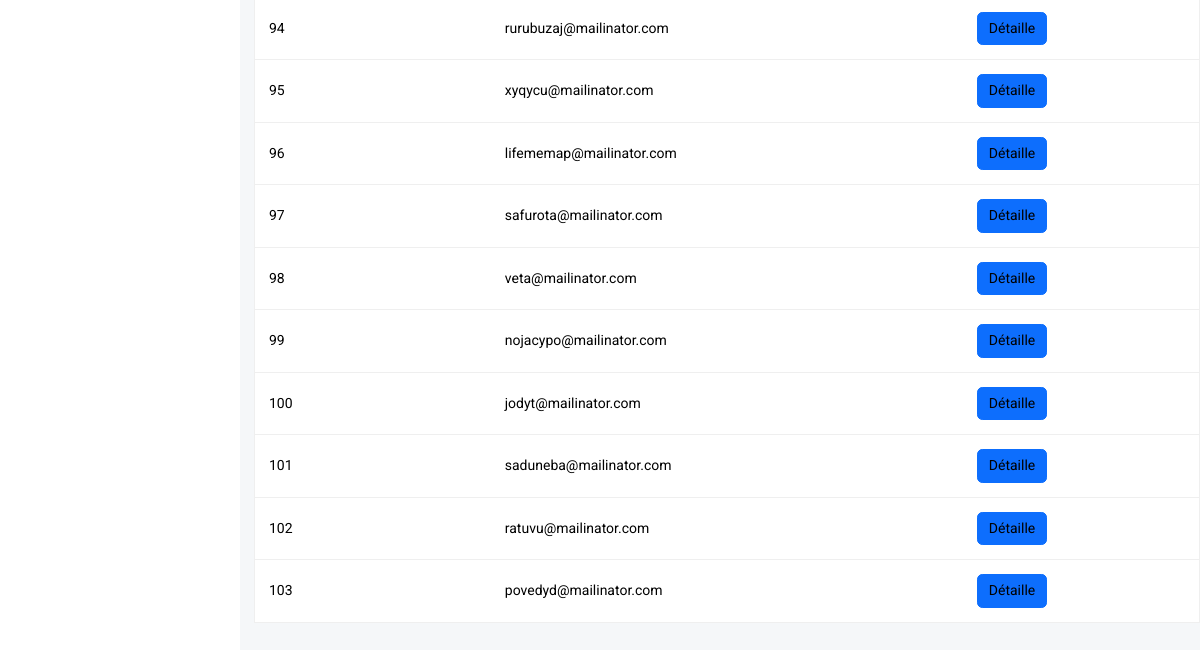
Before: /Resirvation.php (signed in, lower part) with the older database file.
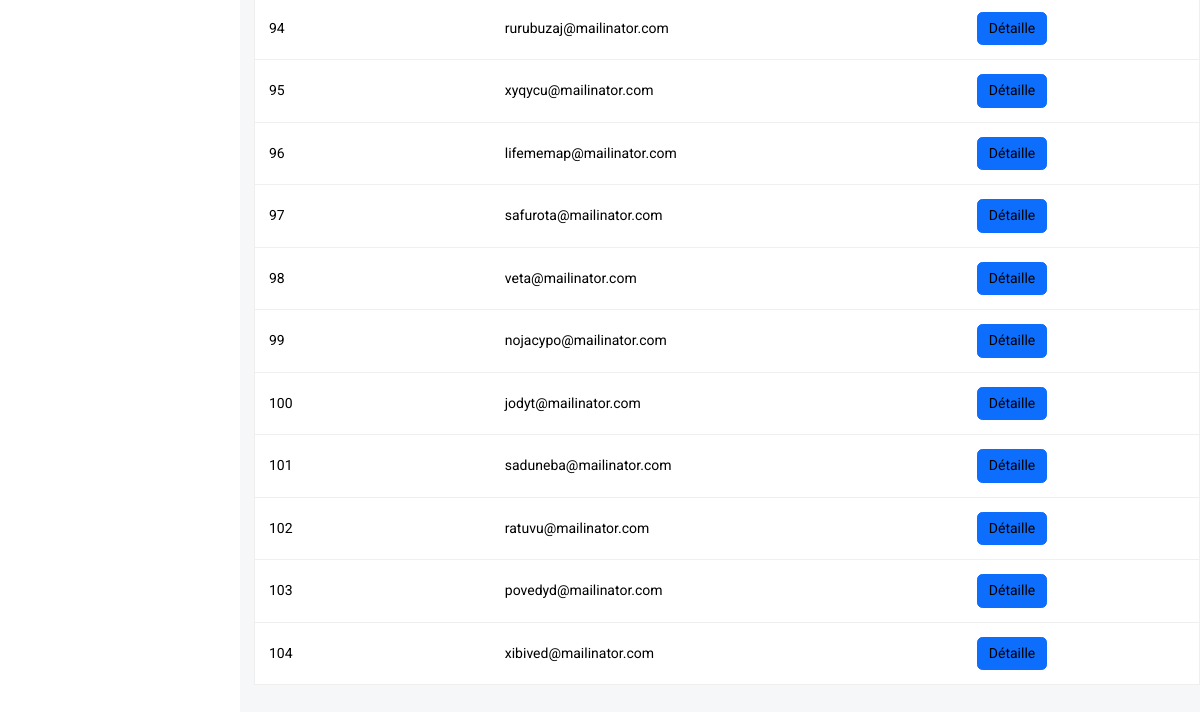
After: the same page with the newer database file.
### tables this page shows
CREATE TABLE `reservation` (
  `Reservation_id` int(11) NOT NULL,
  `R_Fname` varchar(30) NOT NULL,
  `R_Lname` varchar(30) NOT NULL,
  `R_email` varchar(100) NOT NULL,
  `R_adresse` varchar(250) NOT NULL,
  `R_country` varchar(30) NOT NULL,
  `R_city` varchar(30) NOT NULL,
  `R_Zipcode` varchar(20) NOT NULL,
  `Ticket_id` int(11) NOT NULL,
  `User_id` int(11) NOT NULL
);

### Resirvation.php (the view, shortened to what this page needs)
<!DOCTYPE html>
<html lang="en" class="h-100">
	<head>
		<link href='vendor/unicons-2.0.1/css/unicons.css' rel='stylesheet'>
		<link href="css/style.css" rel="stylesheet">
		<link href="css/vertical-responsive-menu.min.css" rel="stylesheet">
		<link href="css/datepicker.min.css" rel="stylesheet">
		<link href="css/responsive.css" rel="stylesheet">
		<link href="css/night-mode.css" rel="stylesheet">
		<link href="vendor/fontawesome-free/css/all.min.css" rel="stylesheet">
		<link href="vendor/OwlCarousel/assets/owl.carousel.css" rel="stylesheet">
		<link href="vendor/OwlCarousel/assets/owl.theme.default.min.css" rel="stylesheet">
		<link href="vendor/bootstrap/css/bootstrap.min.css" rel="stylesheet">
		<link href="vendor/bootstrap-select/dist/css/bootstrap-select.min.css" rel="stylesheet">
	</head>
    <body class="d-flex flex-column h-100">
	<?php include 'include/VerticaleNav.php' ?>
<div class="wrapper wrapper-body">
	<div class="tab-content">
		<div class="tab-pane fade active show" id="overview-tab" role="tabpanel">
			<div class="table-card mt-4">
				<div class="main-table">
					<div class="table-responsive">
						<table class="table">
							<tbody>
							<?php
							if(isset($_POST['bbb'])){
								require_once "connect/DataBase.php";
								$hh = $_POST['crs'];
								$Reservations= $connection->query("SELECT * FROM reservation WHERE Reservation_id like '%$hh%' or R_Fname like '%$hh%' or R_Lname like '%$hh%' or R_adresse like '%$hh%' or R_country like '%$hh%' or R_city like '%$hh%' or R_Zipcode like '%$hh%' or Ticket_id like '%$hh%'")->fetchAll(PDO::FETCH_ASSOC);
								foreach($Reservations as $Reservation){
							?>
							<tr>
									<td><?php echo $Reservation['Reservation_id']?></td>
									<td><?php echo $Reservation['R_email']?></td>
									<td><span class="action-btn btn btn-primary"><a href="reservation_detaille.php?id=<?php echo $Reservation['Reservation_id']?>" >Détaille</a></span></td>
									<td><span class="action-btn "><a href="delete_Reservation.php?id=<?php echo $Reservation['Reservation_id']?>" onclick= "return confirm( 'Voulez vous vraiment supprimer le admin <?php echo $Reservation['R_email']?>' );" ><i class="fa-solid fa-trash-can " style="color: red;"></i></a>
									<td><span class="action-btn"><a href="reservation_update.php?id=<?php echo $Reservation['Reservation_id']?>"><i class="fa-solid fa-pen-to-square" style="color: blue;"></i></a></span></td></td>
								</tr>
								<?php
																		}
																	?>
<?php
							}else{
							?>
							<?php
								require_once "connect/DataBase.php";
						$Reservations= $connection->query('SELECT * FROM `reservation`')->fetchAll(PDO::FETCH_ASSOC);
						foreach($Reservations as $Reservation){
																	?>
								<tr>
									<td><?php echo $Reservation['Reservation_id']?></td>
									<td><?php echo $Reservation['R_email']?></td>
									<td><span class="action-btn btn btn-primary"><a href="reservation_detaille.php?id=<?php echo $Reservation['Reservation_id']?>" >Détaille</a></span></td>
									<td><span class="action-btn "><a href="delete_Reservation.php?id=<?php echo $Reservation['Reservation_id']?>" onclick= "return confirm( 'Voulez vous vraiment supprimer le admin <?php echo $Reservation['R_email']?>' );" ><i class="fa-solid fa-trash-can " style="color: red;"></i></a>
									<td><span class="action-btn"><a href="reservation_update.php?id=<?php echo $Reservation['Reservation_id']?>"><i class="fa-solid fa-pen-to-square" style="color: blue;"></i></a></span></td></td>
								</tr>
								<?php } ?>
								<?php
																		}
																	?>
							</tbody>
						</table>
					</div>
				</div>
			</div>
		</div>
    </div>
</div>
</body>

Changed rows visible on the page:
added reservation: Reservation_id "104", R_email "xibived@mailinator.com"
